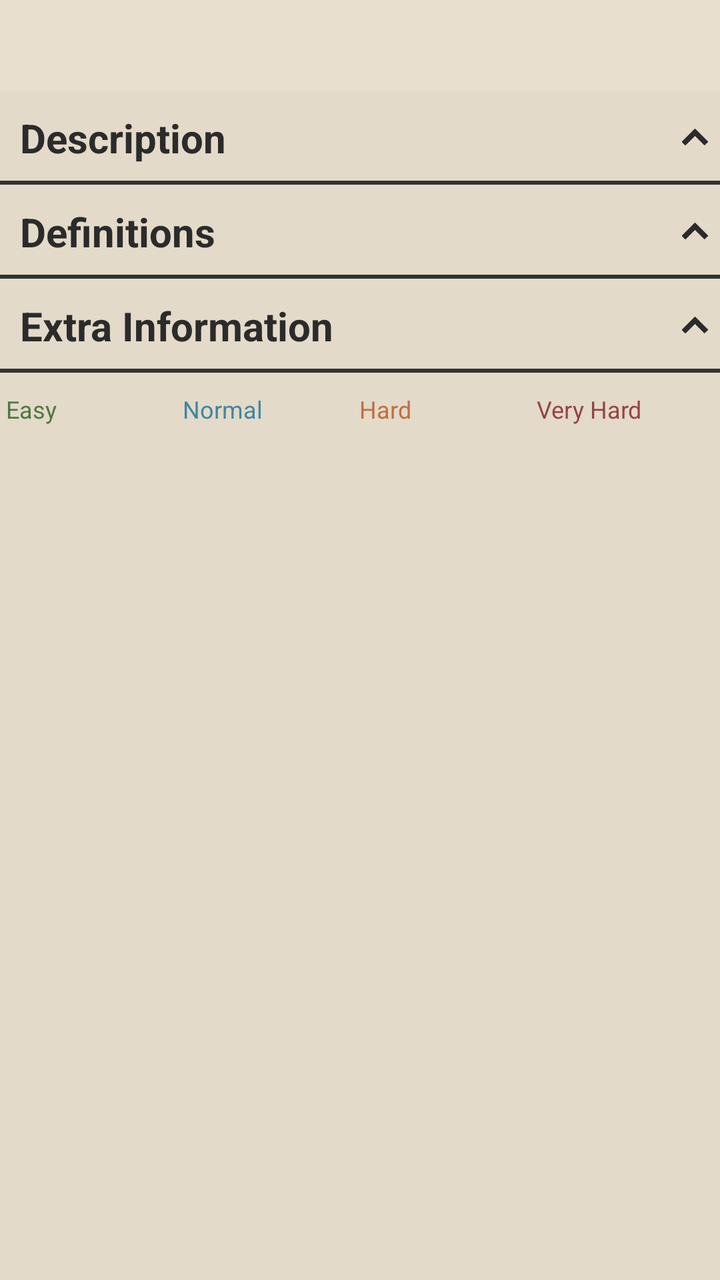
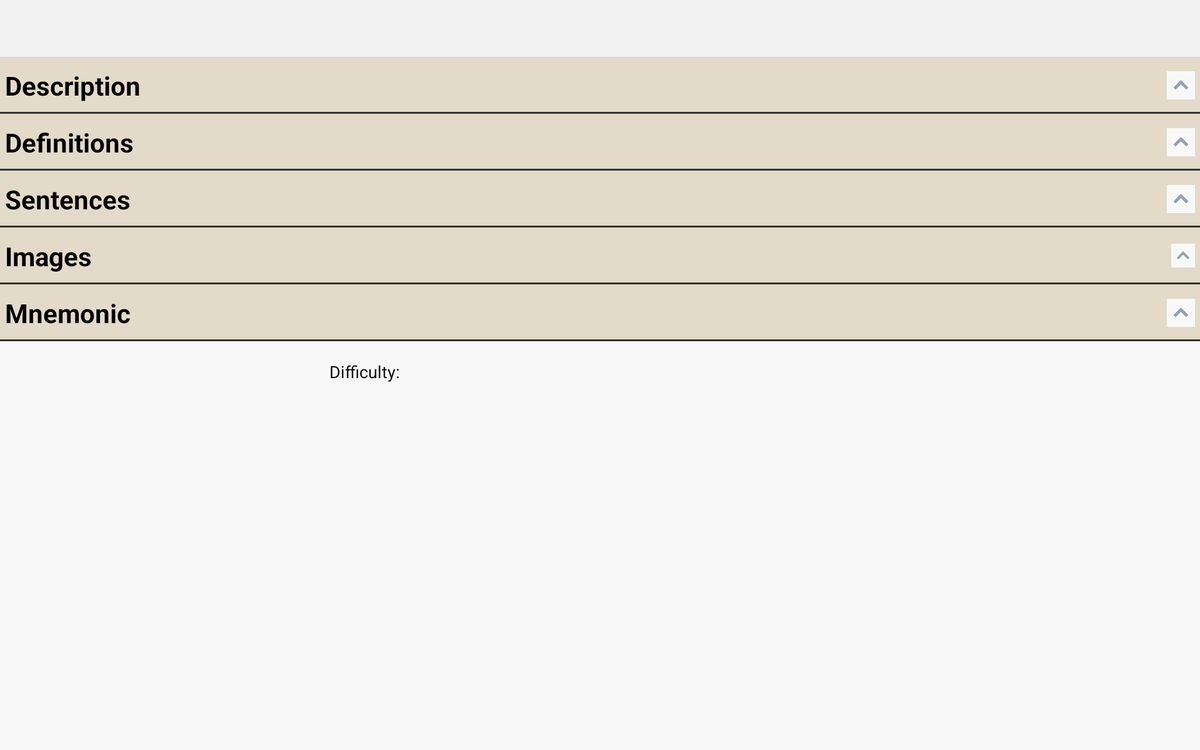

Compare how this app lays out the same screen by default and in its alternative resource folder. The renders come first, then the two layout files and the values they reference.
<!-- AndroidManifest.xml: activity theme mydialog -->
<!-- res/layout/activity_show_word.xml -->
<?xml version="1.0" encoding="utf-8"?>
<RelativeLayout xmlns:android="http://schemas.android.com/apk/res/android"
    xmlns:tools="http://schemas.android.com/tools"
    android:id="@+id/activity_show_word"
    android:layout_width="match_parent"
    android:layout_height="match_parent"
    android:background="@color/darkBack1"
    tools:context="com.example.fahim.gremate.ShowWordActivity">

    <TextView
        android:padding="8dp"
        android:background="@color/darkBack2"
        android:layout_below="@id/toolbar"
        android:id="@+id/wordTitle"
        android:textColor="@color/darkFore1"
        android:textSize="22sp"
        android:textStyle="bold"
        android:gravity="center"
        android:textIsSelectable="true"
        android:layout_width="match_parent"
        android:layout_height="wrap_content" />

    <ScrollView
        android:id="@+id/showWordSV"
        android:layout_width="match_parent"
        android:layout_height="wrap_content"
        android:layout_alignParentStart="true"
        android:layout_below="@+id/wordTitle">

        <LinearLayout
            android:id="@+id/showWordLL"
            android:layout_width="match_parent"
            android:layout_height="wrap_content"
            android:orientation="vertical">

            <LinearLayout
                android:id="@+id/showWordDummyFocus"
                android:layout_width="0px"
                android:layout_height="0px"
                android:focusable="true"
                android:focusableInTouchMode="true"
                android:orientation="horizontal" />

            <LinearLayout
                android:id="@+id/showWordDesLL"
                android:layout_width="match_parent"
                android:layout_height="wrap_content"
                android:background="@drawable/bottomline"
                android:orientation="vertical">

                <RelativeLayout
                    android:id="@+id/showWordDescriptionRL"
                    android:layout_width="match_parent"
                    android:layout_height="wrap_content"
                    android:clickable="true"
                    android:onClick="toggleDescription"
                    android:orientation="horizontal">

                    <TextView
                        android:id="@+id/showWordDescription"
                        android:layout_width="wrap_content"
                        android:layout_height="wrap_content"
                        android:layout_centerVertical="true"
                        android:padding="10dp"
                        android:text="Description"
                        android:textColor="@color/darkFore1"
                        android:textSize="20sp"
                        android:textStyle="bold" />

                    <ImageView
                        android:id="@+id/showWordDescriptionIB"
                        android:layout_width="25dp"
                        android:layout_height="25dp"
                        android:layout_alignParentEnd="true"
                        android:layout_centerVertical="true"
                        android:background="@color/darkBack1"
                        android:scaleType="centerInside"
                        android:src="@drawable/up"
                        android:tint="@color/darkFore1"

                        />
                </RelativeLayout>

                <LinearLayout
                    android:layout_width="match_parent"
                    android:layout_height="wrap_content"
                    android:orientation="vertical">

                    <TextView
                        android:id="@+id/showWordDescriptionText"
                        android:layout_width="match_parent"
                        android:layout_height="wrap_content"
                        android:background="@color/darkBack2"
                        android:padding="10dp"
                        android:textColor="@color/darkFore1"
                        android:textIsSelectable="true"
                        android:textSize="16sp"
                        android:visibility="gone" />

                </LinearLayout>

            </LinearLayout>


            <LinearLayout
                android:id="@+id/showWordDefiLL"
                android:layout_width="match_parent"
                android:layout_height="wrap_content"
                android:background="@drawable/bottomline"
                android:orientation="vertical">

                <RelativeLayout
                    android:id="@+id/showWordDefinitionRL"
                    android:layout_width="match_parent"
                    android:layout_height="wrap_content"
                    android:clickable="true"
                    android:onClick="toggleDefinition"
                    android:orientation="horizontal">

                    <TextView
                        android:id="@+id/showWordDefinition"
                        android:layout_width="wrap_content"
                        android:layout_height="wrap_content"
                        android:layout_centerVertical="true"
                        android:padding="10dp"
                        android:text="Definitions"
                        android:textColor="@color/darkFore1"
                        android:textSize="20sp"
                        android:textStyle="bold" />

                    <ImageView
                        android:id="@+id/showWordDefinitionIB"
                        android:layout_width="25dp"
                        android:layout_height="25dp"
                        android:layout_alignParentEnd="true"
                        android:layout_centerVertical="true"
                        android:background="@color/darkBack1"
                        android:scaleType="centerInside"
                        android:src="@drawable/up"
                        android:tint="@color/darkFore1"

                        />

                </RelativeLayout>

                <LinearLayout
                    android:layout_width="wrap_content"
                    android:layout_height="wrap_content">

                    <LinearLayout
                        android:id="@+id/showWordDefDataLL"
                        android:layout_width="match_parent"
                        android:layout_height="wrap_content"
                        android:orientation="vertical">

                    </LinearLayout>

                </LinearLayout>

            </LinearLayout>

            <LinearLayout
                android:id="@+id/showWordExtraInfoLL"
                android:layout_width="match_parent"
                android:layout_height="wrap_content"
                android:background="@drawable/bottomline"
                android:orientation="vertical">

                <RelativeLayout
                    android:id="@+id/showWordExtraInfoRL"
                    android:layout_width="match_parent"
                    android:layout_height="wrap_content"
                    android:clickable="true"
                    android:onClick="toggleExtraInfo"
                    android:orientation="horizontal">

                    <TextView
                        android:id="@+id/showWordExtraInfo"
                        android:layout_width="wrap_content"
                        android:layout_height="wrap_content"
                        android:layout_centerVertical="true"
                        android:padding="10dp"
                        android:text="Extra Information"
                        android:textColor="@color/darkFore1"
                        android:textSize="20sp"
                        android:textStyle="bold" />

                    <ImageView
                        android:id="@+id/showWordExtraInfoIB"
                        android:layout_width="25dp"
                        android:layout_height="25dp"
                        android:layout_alignParentEnd="true"
                        android:layout_centerVertical="true"
                        android:background="@color/darkBack1"
                        android:scaleType="centerInside"
                        android:src="@drawable/up"
                        android:tint="@color/darkFore1"

                        />

                </RelativeLayout>

                <LinearLayout
                    android:layout_width="match_parent"
                    android:layout_height="wrap_content"
                    android:orientation="vertical">

                    <TextView
                        android:id="@+id/showWordExtraInfoText"
                        android:layout_width="match_parent"
                        android:layout_height="wrap_content"
                        android:padding="10dp"
                        android:background="@color/darkBack2"
                        android:textColor="@color/darkFore1"
                        android:textIsSelectable="true"
                        android:textSize="16sp"
                        android:visibility="gone" />

                </LinearLayout>

            </LinearLayout>

            <RadioGroup
                android:id="@+id/diffRadioGroup"
                android:layout_width="match_parent"
                android:layout_height="wrap_content"
                android:layout_marginBottom="10dp"
                android:layout_marginEnd="3dp"
                android:layout_marginStart="3dp"
                android:layout_marginTop="10dp"
                android:orientation="horizontal">

                <RadioButton
                    android:id="@+id/radio1"
                    android:layout_width="0dp"
                    android:layout_height="wrap_content"
                    android:layout_weight="1"
                    android:buttonTint="@color/easy"
                    android:tag="0"
                    android:text="Easy"
                    android:textColor="@color/easy"
                    android:textSize="12sp" />

                <RadioButton
                    android:id="@+id/radio2"
                    android:layout_width="0dp"
                    android:layout_height="wrap_content"
                    android:layout_weight="1"
                    android:buttonTint="@color/normal"
                    android:tag="1"
                    android:text="Normal"
                    android:textColor="@color/normal"
                    android:textSize="12sp" />

                <RadioButton
                    android:id="@+id/radio3"
                    android:layout_width="0dp"
                    android:layout_height="wrap_content"
                    android:layout_weight="1"
                    android:buttonTint="@color/hard"
                    android:tag="2"
                    android:text="Hard"
                    android:textColor="@color/hard"
                    android:textSize="12sp" />

                <RadioButton
                    android:id="@+id/radio4"
                    android:layout_width="0dp"
                    android:layout_height="wrap_content"
                    android:layout_weight="1"
                    android:buttonTint="@color/vhard"
                    android:tag="3"
                    android:text="Very Hard"
                    android:textColor="@color/vhard"
                    android:textSize="12sp" />

            </RadioGroup>

        </LinearLayout>

    </ScrollView>

    <ProgressBar
        android:id="@+id/loadWordPB"
        android:layout_width="50dp"
        android:layout_height="50dp"
        android:layout_centerInParent="true"
        android:visibility="gone"
        android:theme="@style/ProgressBarStyle"
        />

    <TextView
        android:id="@+id/errorTV"
        android:layout_width="wrap_content"
        android:layout_height="wrap_content"
        android:layout_centerInParent="true"
        android:text="Sorry, no data found!"
        android:textColor="@color/hard"
        android:textSize="18sp"
        android:visibility="gone" />

</RelativeLayout>
<!-- resources referenced by this layout -->
<resources>
  <color name="darkBack1">#E3DAC9</color>
  <color name="darkBack2">#E8DFCE</color>
  <color name="darkFore1">#2B2B2B</color>
  <color name="easy">#4F7842</color>
  <color name="hard">#C26E41</color>
  <color name="normal">#3E86A0</color>
  <color name="vhard">#964343</color>
  <!-- drawable bottomline (drawable) -->
  <?xml version="1.0" encoding="utf-8"?>
  <layer-list xmlns:android="http://schemas.android.com/apk/res/android">
  
      <item>
          <shape android:shape="rectangle" >
              <solid android:color="@color/darkFore2" />
          </shape>
      </item>
  
      <item android:bottom="2dp">
          <shape>
              <solid android:color="@color/darkBack1" />
          </shape>
      </item>
  
  </layer-list>
  <!-- drawable up: png bitmap (drawable, 981 bytes) -->
  <style name="ProgressBarStyle" parent="ThemeOverlay.AppCompat.Light">
          <item name="colorAccent">@color/CornflowerBlue</item>
      </style>
  <color name="darkFore2">#323232</color>
  <color name="CornflowerBlue">#6495ED</color>
</resources>
<!-- res/layout-xlarge/activity_show_word.xml (the repository's variant of the layout above) -->
<!-- drawn on a large tablet held sideways -->
<?xml version="1.0" encoding="utf-8"?>
<RelativeLayout xmlns:android="http://schemas.android.com/apk/res/android"
    xmlns:tools="http://schemas.android.com/tools"
    android:id="@+id/activity_show_word"
    android:layout_width="match_parent"
    android:layout_height="match_parent"
    android:background="@color/cardviewItem"
    tools:context="com.example.fahim.gremate.ShowWordActivity">

    
        
        
        
        
        
        
        
        

    <TextView
        android:padding="10dp"
        android:background="#f1f1f1"
        android:layout_below="@id/toolbar"
        android:id="@+id/wordTitle"
        android:textColor="#000"
        android:textSize="30sp"
        android:textStyle="bold"
        android:gravity="center"
        android:layout_width="match_parent"
        android:layout_height="wrap_content" />

    <ScrollView
        android:id="@+id/showWordSV"
        android:layout_width="match_parent"
        android:layout_height="wrap_content"
        android:layout_below="@id/wordTitle">

        <LinearLayout

            android:layout_width="match_parent"
            android:layout_height="wrap_content"
            android:orientation="vertical">

            <LinearLayout
                android:id="@+id/showWordDesLL"
                android:layout_width="match_parent"
                android:layout_height="wrap_content"
                android:background="@drawable/bottomline"
                android:orientation="vertical">

                <RelativeLayout
                    android:id="@+id/showWordDescriptionRL"
                    android:layout_width="match_parent"
                    android:layout_height="50dp"
                    android:layout_margin="5dp"
                    android:clickable="true"
                    android:onClick="toggleDescription"
                    android:orientation="horizontal">

                    <TextView
                        android:id="@+id/showWordDescription"
                        android:layout_width="wrap_content"
                        android:layout_height="wrap_content"
                        android:layout_centerVertical="true"
                        android:text="Description"
                        android:textColor="#000000"
                        android:textSize="28sp"
                        android:textStyle="bold" />

                    <ImageView
                        android:id="@+id/showWordDescriptionIB"
                        android:layout_width="30dp"
                        android:layout_height="30dp"
                        android:layout_alignParentEnd="true"
                        android:layout_centerVertical="true"
                        android:background="@color/cardviewItem"
                        android:scaleType="centerInside"
                        android:src="@drawable/up"

                        />
                </RelativeLayout>

                <LinearLayout
                    android:orientation="vertical"
                    android:layout_width="match_parent"
                    android:layout_height="wrap_content">

                    <TextView
                        android:id="@+id/showWordDescriptionText"
                        android:layout_width="match_parent"
                        android:layout_height="wrap_content"
                        android:layout_marginBottom="14dp"
                        android:layout_marginLeft="8dp"
                        android:layout_marginRight="8dp"
                        android:clickable="true"
                        android:textColor="#000000"
                        android:textIsSelectable="true"
                        android:textSize="22sp"
                        android:visibility="gone" />

                </LinearLayout>

            </LinearLayout>


            <LinearLayout
                android:id="@+id/showWordDefiLL"
                android:layout_width="match_parent"
                android:layout_height="wrap_content"
                android:background="@drawable/bottomline"
                android:orientation="vertical">

                <RelativeLayout
                    android:id="@+id/showWordDefinitionRL"
                    android:layout_width="match_parent"
                    android:layout_height="50dp"
                    android:layout_margin="5dp"
                    android:clickable="true"
                    android:onClick="toggleDefinition"
                    android:orientation="horizontal">

                    <TextView
                        android:id="@+id/showWordDefinition"
                        android:layout_width="wrap_content"
                        android:layout_height="wrap_content"
                        android:layout_centerVertical="true"
                        android:text="Definitions"
                        android:textColor="#000000"
                        android:textSize="28sp"
                        android:textStyle="bold" />

                    <ImageView
                        android:id="@+id/showWordDefinitionIB"
                        android:layout_width="30dp"
                        android:layout_height="30dp"
                        android:layout_alignParentEnd="true"
                        android:layout_centerVertical="true"
                        android:background="@color/cardviewItem"
                        android:scaleType="centerInside"
                        android:src="@drawable/up"

                        />

                </RelativeLayout>

                <LinearLayout
                    android:orientation="vertical"
                    android:layout_width="match_parent"
                    android:layout_height="wrap_content">

                    <TextView
                        android:id="@+id/showWordDefinitionText"
                        android:layout_width="match_parent"
                        android:layout_height="wrap_content"
                        android:layout_marginBottom="14dp"
                        android:layout_marginLeft="8dp"
                        android:layout_marginRight="8dp"
                        android:clickable="true"
                        android:textColor="#000000"
                        android:textIsSelectable="true"
                        android:textSize="22sp"
                        android:visibility="gone" />

                </LinearLayout>

            </LinearLayout>

            <LinearLayout
                android:id="@+id/showWordSenLL"
                android:layout_width="match_parent"
                android:layout_height="wrap_content"
                android:background="@drawable/bottomline"
                android:orientation="vertical">

                <RelativeLayout
                    android:id="@+id/showWordSentenceRL"
                    android:layout_width="match_parent"
                    android:layout_height="50dp"
                    android:layout_margin="5dp"
                    android:clickable="true"
                    android:onClick="toggleSentence"
                    android:orientation="horizontal">

                    <TextView
                        android:id="@+id/showWordSentence"
                        android:layout_width="wrap_content"
                        android:layout_height="wrap_content"
                        android:layout_centerVertical="true"
                        android:text="Sentences"
                        android:textColor="#000000"
                        android:textSize="28sp"
                        android:textStyle="bold" />

                    <ImageView
                        android:id="@+id/showWordSentenceIB"
                        android:layout_width="30dp"
                        android:layout_height="30dp"
                        android:layout_alignParentEnd="true"
                        android:layout_centerVertical="true"
                        android:background="@color/cardviewItem"
                        android:scaleType="centerInside"
                        android:src="@drawable/up"

                        />

                </RelativeLayout>

                <LinearLayout
                    android:id="@+id/showWordSenAddLL"
                    android:orientation="vertical"
                    android:layout_width="match_parent"
                    android:layout_height="wrap_content">

                    <TextView
                        android:id="@+id/showWordSentenceText"
                        android:layout_width="match_parent"
                        android:layout_height="wrap_content"
                        android:layout_marginBottom="10dp"
                        android:layout_marginLeft="8dp"
                        android:layout_marginRight="8dp"
                        android:clickable="true"
                        android:textColor="#000000"
                        android:textIsSelectable="true"
                        android:textSize="22sp"
                        android:visibility="gone" />

                </LinearLayout>

            </LinearLayout>

            <LinearLayout
                android:id="@+id/showWordImgLL"
                android:layout_width="match_parent"
                android:layout_height="wrap_content"
                android:background="@drawable/bottomline"
                android:orientation="vertical">

                <RelativeLayout
                    android:id="@+id/showWordImageRL"
                    android:layout_width="match_parent"
                    android:layout_height="50dp"
                    android:layout_margin="5dp"
                    android:clickable="true"
                    android:onClick="toggleImage"
                    android:orientation="horizontal">

                    <TextView
                        android:id="@+id/showWordImage"
                        android:layout_width="wrap_content"
                        android:layout_height="wrap_content"
                        android:layout_centerVertical="true"
                        android:text="Images"
                        android:textColor="#000000"
                        android:textSize="28sp"
                        android:textStyle="bold" />

                    <ImageView
                        android:id="@+id/showWordImageIB"
                        android:layout_width="25dp"
                        android:layout_height="25dp"
                        android:layout_alignParentEnd="true"
                        android:layout_centerVertical="true"
                        android:background="@color/cardviewItem"
                        android:scaleType="centerInside"
                        android:src="@drawable/up"

                        />

                </RelativeLayout>

                <LinearLayout
                    android:orientation="vertical"
                    android:layout_width="match_parent"
                    android:layout_height="wrap_content">

                    <LinearLayout
                        android:orientation="vertical"
                        android:layout_gravity="center"
                        android:gravity="center"
                        android:id="@+id/showWordImgAddLL"
                        android:layout_width="match_parent"
                        android:layout_height="wrap_content">

                    </LinearLayout>

                </LinearLayout>

            </LinearLayout>

            <LinearLayout
                android:id="@+id/showWordMneLL"
                android:layout_width="match_parent"
                android:layout_height="wrap_content"
                android:background="@drawable/bottomline"
                android:orientation="vertical">

                <RelativeLayout
                    android:id="@+id/showWordMNRL"
                    android:layout_width="match_parent"
                    android:layout_height="50dp"
                    android:layout_margin="5dp"
                    android:clickable="true"
                    android:onClick="toggleMN"
                    android:orientation="horizontal">

                    <TextView
                        android:id="@+id/showWordMN"
                        android:layout_width="wrap_content"
                        android:layout_height="wrap_content"
                        android:layout_centerVertical="true"
                        android:text="Mnemonic"
                        android:textColor="#000000"
                        android:textSize="28sp"
                        android:textStyle="bold" />

                    <ImageView
                        android:id="@+id/showWordMNIB"
                        android:layout_width="30dp"
                        android:layout_height="30dp"
                        android:layout_alignParentEnd="true"
                        android:layout_centerVertical="true"
                        android:background="@color/cardviewItem"
                        android:scaleType="centerInside"
                        android:src="@drawable/up"

                        />

                </RelativeLayout>

                <LinearLayout
                    android:orientation="vertical"
                    android:layout_width="match_parent"
                    android:layout_height="wrap_content">

                    <TextView
                        android:id="@+id/showWordMNText"
                        android:layout_width="match_parent"
                        android:layout_height="wrap_content"
                        android:layout_marginBottom="10dp"
                        android:layout_marginLeft="8dp"
                        android:layout_marginRight="8dp"
                        android:clickable="true"
                        android:textColor="#000000"
                        android:textIsSelectable="true"
                        android:textSize="22sp"
                        android:visibility="gone" />

                </LinearLayout>

            </LinearLayout>

            <LinearLayout
                android:layout_width="match_parent"
                android:layout_height="wrap_content"
                android:layout_margin="10dp"
                android:gravity="center"
                android:orientation="horizontal">

                <TextView
                    android:layout_width="0dp"
                    android:layout_weight="1"
                    android:layout_height="wrap_content"
                    android:textAlignment="textEnd"
                    android:layout_margin="10dp"
                    android:text="Difficulty:"
                    android:textColor="#000"
                    android:textSize="18sp" />



                <SeekBar
                    android:id="@+id/diffSeekBar"
                    android:layout_width="0dp"
                    android:layout_weight="1"
                    android:layout_height="wrap_content"
                    android:layout_gravity="center"
                    android:max="2" />


                <TextView
                    android:id="@+id/diff"
                    android:layout_width="0dp"
                    android:layout_weight="1"
                    android:layout_height="wrap_content"
                    android:textAlignment="textStart"
                    android:layout_margin="10dp"
                    android:textSize="18sp" />

            </LinearLayout>

        </LinearLayout>
    </ScrollView>

    <ProgressBar
        android:id="@+id/loadWordPB"
        android:layout_width="50dp"
        android:layout_height="50dp"
        android:layout_centerInParent="true"
        android:visibility="gone" />

    <TextView
        android:id="@+id/errorTV"
        android:layout_width="wrap_content"
        android:layout_height="wrap_content"
        android:layout_centerInParent="true"
        android:text="Sorry, no data found!"
        android:textColor="@color/FireBrick"
        android:textSize="22sp"
        android:visibility="gone" />

</RelativeLayout>
<!-- resources referenced by the variant -->
<!-- as a large tablet held sideways resolves them -->
<resources>
  <color name="FireBrick">#B22222</color>
  <color name="cardviewItem">#f8f8f8</color>
  <!-- drawable bottomline (drawable) -->
  <?xml version="1.0" encoding="utf-8"?>
  <layer-list xmlns:android="http://schemas.android.com/apk/res/android">
  
      <item>
          <shape android:shape="rectangle" >
              <solid android:color="@color/darkFore2" />
          </shape>
      </item>
  
      <item android:bottom="2dp">
          <shape>
              <solid android:color="@color/darkBack1" />
          </shape>
      </item>
  
  </layer-list>
  <!-- drawable up: png bitmap (drawable, 981 bytes) -->
  <color name="darkFore2">#323232</color>
  <color name="darkBack1">#E3DAC9</color>
</resources>
